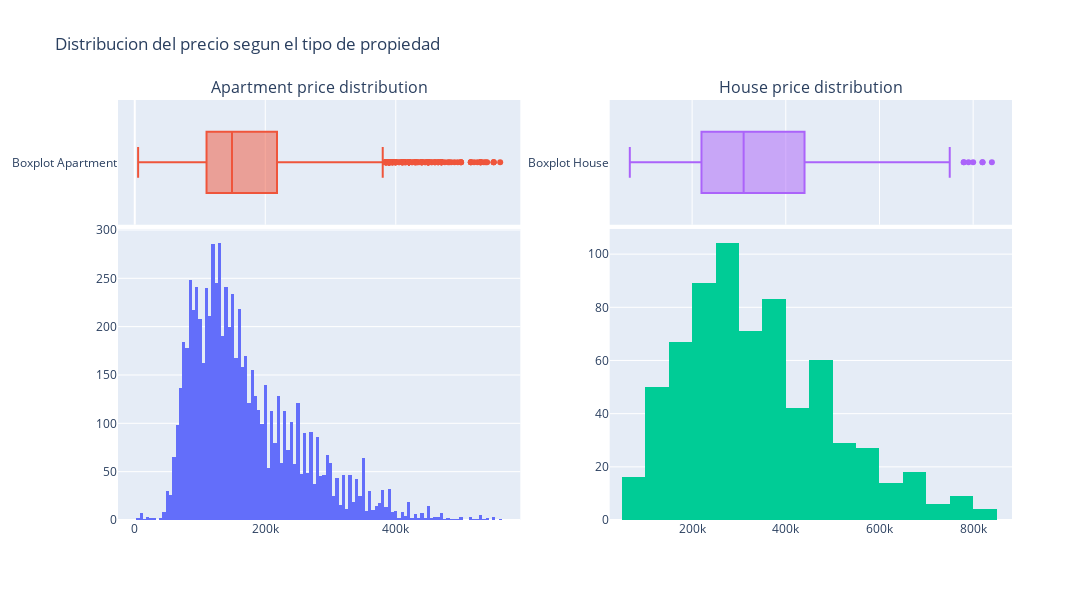

Source (notebook cell):
### Markdown cell above
## Data analysis.

Ahora voy a realizar un analisis de los datos para ver como se distribuyen y si logragramos ver alguna tendencia de como podria variar el precio de un inmueble.

### Code cell
# Distribucion de la variable precio.
specs = [
    [{'type' : 'box'      } , {'type' : 'box'}],
    [{'type' : 'histogram'} , {'type' : 'histogram'}]
    ]
fig =  make_subplots(rows=2, cols=2, specs=specs, shared_xaxes=True, vertical_spacing=0.01, row_heights=[0.3, 0.7], subplot_titles=('Apartment price distribution', 'House price distribution'))

tr1 = go.Histogram(x=data_apartment['price_usd'], name='Histograma Apartment')
tr2 = go.Box(x=data_apartment['price_usd'], name='Boxplot Apartment')

fig.add_trace(tr1, row=2, col=1)
fig.add_trace(tr2, row=1, col=1)

tr3 = go.Histogram(x=data_house['price_usd'], name='Histograma House')
tr4 = go.Box(x=data_house['price_usd'], name='Boxplot House')

fig.add_trace(tr3, row=2, col=2)
fig.add_trace(tr4, row=1, col=2)

fig.update_layout(title='Distribucion del precio segun el tipo de propiedad', height=600, width=1500, showlegend=False)
fig.show()

### Figure 1 — Plotly figure (JSON) as saved in the notebook; plotly's stock layout.template omitted (floating-point values rounded to 4 significant figures; data arrays with more than 128 entries replaced by an {"elided": "..."} marker saying what was removed)
{"data": [{"name": "Histograma Apartment", "type": "histogram", "x": {"elided": "7564 float values"}, "xaxis": "x3", "yaxis": "y3"}, {"name": "Boxplot Apartment", "type": "box", "x": {"elided": "7564 float values"}, "xaxis": "x", "yaxis": "y"}, {"name": "Histograma House", "type": "histogram", "x": {"elided": "689 float values"}, "xaxis": "x4", "yaxis": "y4"}, {"name": "Boxplot House", "type": "box", "x": {"elided": "689 float values"}, "xaxis": "x2", "yaxis": "y2"}], "layout": {"annotations": [{"font": {"size": 16}, "showarrow": false, "text": "Apartment price distribution", "x": 0.225, "xanchor": "center", "xref": "paper", "y": 1, "yanchor": "bottom", "yref": "paper"}, {"font": {"size": 16}, "showarrow": false, "text": "House price distribution", "x": 0.775, "xanchor": "center", "xref": "paper", "y": 1, "yanchor": "bottom", "yref": "paper"}], "height": 600, "showlegend": false, "title": {"text": "Distribucion del precio segun el tipo de propiedad"}, "width": 1500, "xaxis": {"anchor": "y", "domain": [0, 0.45], "matches": "x3", "showticklabels": false}, "xaxis2": {"anchor": "y2", "domain": [0.55, 1], "matches": "x4", "showticklabels": false}, "xaxis3": {"anchor": "y3", "domain": [0, 0.45]}, "xaxis4": {"anchor": "y4", "domain": [0.55, 1]}, "yaxis": {"anchor": "x", "domain": [0.703, 1]}, "yaxis2": {"anchor": "x2", "domain": [0.703, 1]}, "yaxis3": {"anchor": "x3", "domain": [0, 0.693]}, "yaxis4": {"anchor": "x4", "domain": [0, 0.693]}}}
